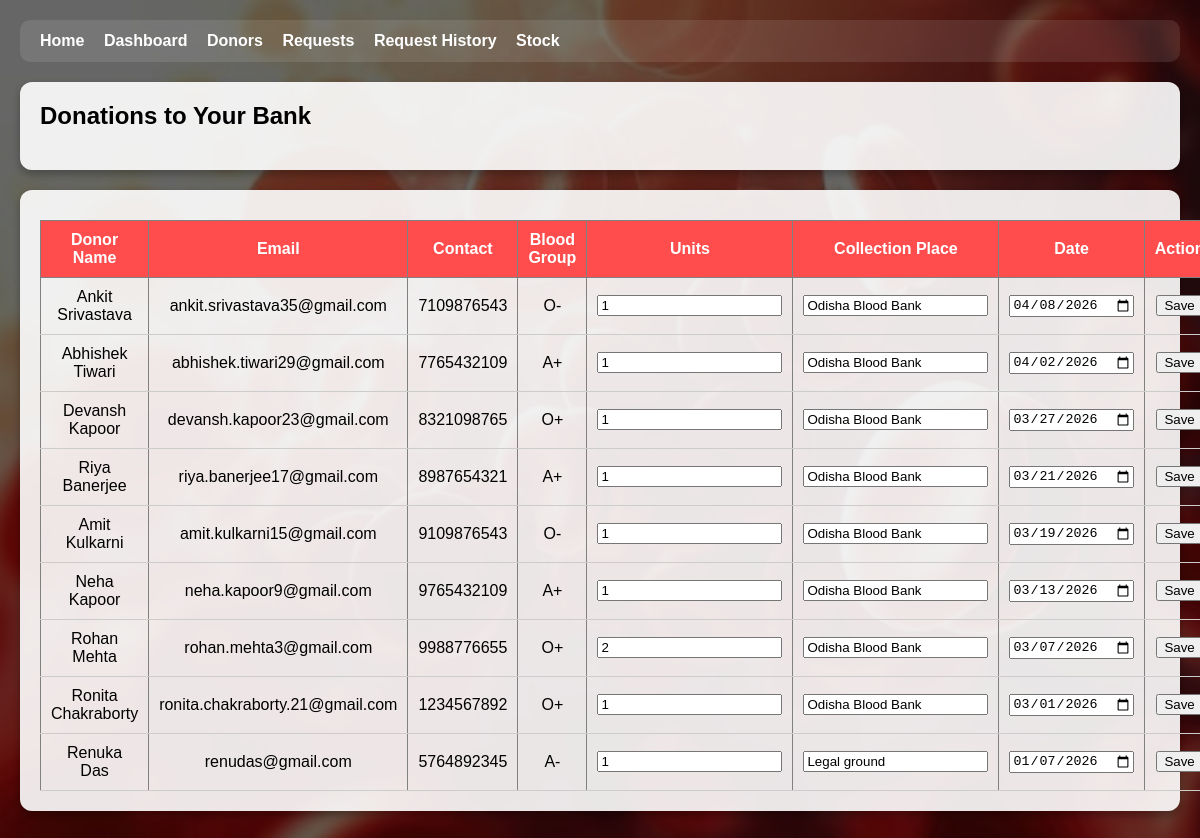
The app's page /admin_donor_view.php (signed in) with its own data.
### tables this page shows
CREATE TABLE `donations` (
  `donation_id` int(11) NOT NULL,
  `donor_id` int(11) NOT NULL,
  `bank_id` int(11) NOT NULL,
  `blood_group` enum('A+','A-','B+','B-','AB+','AB-','O+','O-') NOT NULL,
  `units` int(11) NOT NULL CHECK (`units` > 0),
  `collection_place` varchar(150) NOT NULL,
  `donation_date` date NOT NULL
);

CREATE TABLE `donors` (
  `donor_id` int(11) NOT NULL,
  `name` varchar(100) NOT NULL,
  `email` varchar(100) DEFAULT NULL,
  `password` varchar(100) NOT NULL,
  `contact` varchar(15) NOT NULL,
  `blood_group` enum('A+','A-','B+','B-','AB+','AB-','O+','O-') NOT NULL
);

### admin_donor_view.php (the view, shortened to what this page needs)
<?php
$bank_id = $_SESSION['bank_id'];
$query = mysqli_query($conn,
"SELECT d.*, dn.name, dn.email, dn.contact
 FROM donations d
 JOIN donors dn ON d.donor_id = dn.donor_id
 WHERE d.bank_id='$bank_id'
 ORDER BY d.donation_date DESC");
?>
<!DOCTYPE html>
<html>
<head>
</head>
<body>
<div class="overlay">
 <div class="navbar">
<a href="index.php">Home</a>
<a href="admin_dashboard.php">Dashboard</a>
<a href="admin_donor_view.php">Donors</a>
<a href="admin_request_table.php">Requests</a>
<a href="admin_request_history.php">Request History</a>
<a href="admin_stock_check.php">Stock</a>
</div>
<div class="card">
  <h2>Donations to Your Bank</h2>
</div>
<div class="card">
<table border="1" cellpadding="8">
<tr>
<th>Donor Name</th>
<th>Email</th>
<th>Contact</th>
<th>Blood Group</th>
<th>Units</th>
<th>Collection Place</th>
<th>Date</th>
<th>Action</th>
</tr>
<?php while($row = mysqli_fetch_assoc($query)) { ?>
<tr>
<form method="POST">
<td><?php echo $row['name']; ?></td>
<td><?php echo $row['email']; ?></td>
<td><?php echo $row['contact']; ?></td>
<td><?php echo $row['blood_group']; ?></td>
<td>
<input type="number" name="units" value="<?php echo $row['units']; ?>">
</td>
<td>
<input type="text" name="collection_place"
value="<?php echo $row['collection_place']; ?>">
</td>
<td>
<input type="date" name="donation_date"
value="<?php echo $row['donation_date']; ?>">
</td>
<td>
<button type="submit" name="update">Save</button>
</td>
</form>
</tr>
<?php } ?>
</table>
</div>
</body>
</html>

### admin_donor_view.php (style rules this page uses)
body { margin: 0; font-family: Arial, sans-serif; background: url('background 1.jpg') no-repeat center center fixed; background-size: cover; }
.overlay { background: rgba(0, 0, 0, 0.6); min-height: 100vh; padding: 20px; }
.navbar { background: rgba(255, 255, 255, 0.1); padding: 12px 20px; border-radius: 10px; margin-bottom: 20px; }
.navbar a { color: #fff; text-decoration: none; margin-right: 15px; font-weight: bold; }
.card { background: rgba(255, 255, 255, 0.9); padding: 20px; border-radius: 12px; margin-bottom: 20px; box-shadow: 0 4px 10px rgba(0,0,0,0.3); }
h2, h3 { margin-top: 0; }
table { width: 100%; border-collapse: collapse; margin-top: 10px; }
table th { background: #ff4d4d; color: white; padding: 10px; }
table td { padding: 10px; text-align: center; border-bottom: 1px solid #ccc; }

### records on screen
donations: donor.name "Ankit Srivastava", donor.email "ankit.srivastava35@gmail.com", donor.contact "7109876543", blood_group "O-", units "1", collection_place "Odisha Blood Bank", donation_date "04/08/2026"
donations: donor.name "Abhishek Tiwari", donor.email "abhishek.tiwari29@gmail.com", donor.contact "7765432109", blood_group "A+", units "1", collection_place "Odisha Blood Bank", donation_date "04/02/2026"
donations: donor.name "Devansh Kapoor", donor.email "devansh.kapoor23@gmail.com", donor.contact "8321098765", blood_group "O+", units "1", collection_place "Odisha Blood Bank", donation_date "03/27/2026"
donations: donor.name "Riya Banerjee", donor.email "riya.banerjee17@gmail.com", donor.contact "8987654321", blood_group "A+", units "1", collection_place "Odisha Blood Bank", donation_date "03/21/2026"
donations: donor.name "Amit Kulkarni", donor.email "amit.kulkarni15@gmail.com", donor.contact "9109876543", blood_group "O-", units "1", collection_place "Odisha Blood Bank", donation_date "03/19/2026"
donations: donor.name "Neha Kapoor", donor.email "neha.kapoor9@gmail.com", donor.contact "9765432109", blood_group "A+", units "1", collection_place "Odisha Blood Bank", donation_date "03/13/2026"
donations: donor.name "Rohan Mehta", donor.email "rohan.mehta3@gmail.com", donor.contact "9988776655", blood_group "O+", units "2", collection_place "Odisha Blood Bank", donation_date "03/07/2026"
donations: donor.name "Ronita Chakraborty", donor.email "ronita.chakraborty.21@gmail.com", donor.contact "1234567892", blood_group "O+", units "1", collection_place "Odisha Blood Bank", donation_date "03/01/2026"
donations: donor.name "Renuka Das", donor.email "renudas@gmail.com", donor.contact "5764892345", blood_group "A-", units "1", collection_place "Legal ground", donation_date "01/07/2026"
